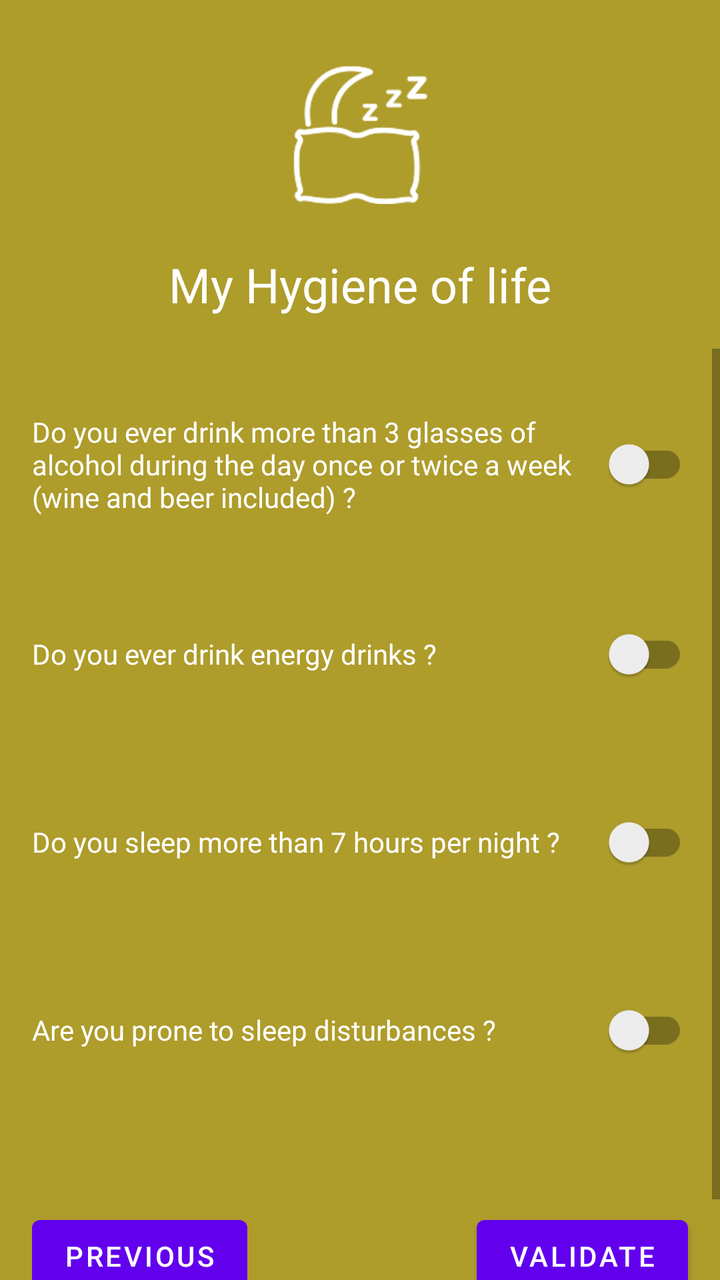
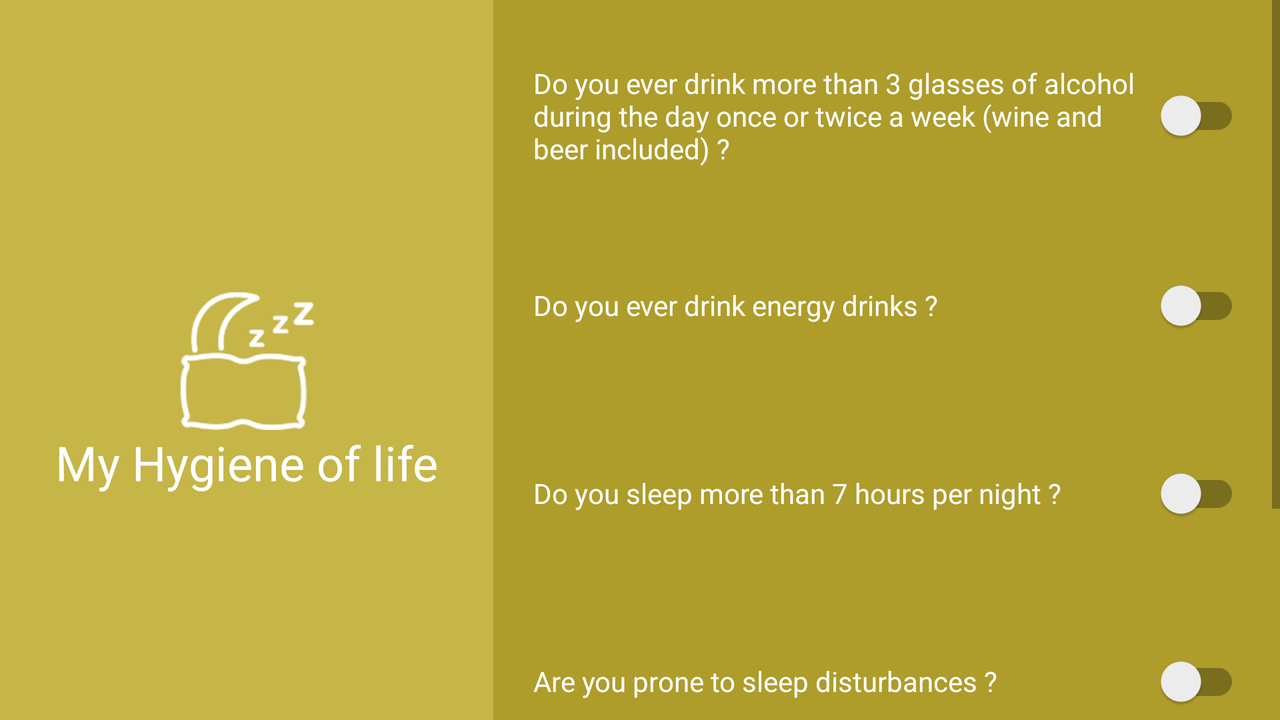

An Android layout and its configuration variant, each rendered on a device that would load it. The default file and the variant file are quoted in full after the pictures.
<!-- AndroidManifest.xml: application theme Theme.HealthCheck -->
<!-- res/layout/activity_my_hygiene_of_life.xml -->
<?xml version="1.0" encoding="utf-8"?>
<androidx.constraintlayout.widget.ConstraintLayout xmlns:android="http://schemas.android.com/apk/res/android"
    xmlns:app="http://schemas.android.com/apk/res-auto"
    xmlns:tools="http://schemas.android.com/tools"
    android:layout_width="match_parent"
    android:layout_height="match_parent"
    android:background="#AE9C2B"
    tools:context=".MyHygieneOfLifeActivity">

    <ImageView
        android:id="@+id/imgHygieneOfLife"
        android:layout_width="120dp"
        android:layout_height="70dp"
        android:layout_marginTop="32dp"
        android:contentDescription="@string/myHygieneOfLifeTitle"
        app:layout_constraintEnd_toEndOf="parent"
        app:layout_constraintStart_toStartOf="parent"
        app:layout_constraintTop_toTopOf="parent"
        app:srcCompat="@drawable/dodo"
        tools:ignore="ImageContrastCheck" />

    <TextView
        android:id="@+id/myHygieneOfLifeTitle"
        android:layout_width="wrap_content"
        android:layout_height="wrap_content"
        android:layout_marginTop="24dp"
        android:text="@string/myHygieneOfLifeTitle"
        android:textColor="@color/white"
        android:textSize="24sp"
        app:layout_constraintEnd_toEndOf="@+id/imgHygieneOfLife"
        app:layout_constraintStart_toStartOf="@+id/imgHygieneOfLife"
        app:layout_constraintTop_toBottomOf="@+id/imgHygieneOfLife"
        tools:ignore="TextContrastCheck" />

    <ScrollView
        android:layout_width="0dp"
        android:layout_height="0dp"
        android:layout_marginTop="16dp"
        app:layout_constraintBottom_toBottomOf="parent"
        app:layout_constraintEnd_toEndOf="parent"
        app:layout_constraintHorizontal_bias="0.0"
        app:layout_constraintStart_toStartOf="parent"
        app:layout_constraintTop_toBottomOf="@+id/myHygieneOfLifeTitle"
        app:layout_constraintVertical_bias="1.0"
        tools:ignore="SpeakableTextPresentCheck">

        <androidx.constraintlayout.widget.ConstraintLayout
            android:layout_width="match_parent"
            android:layout_height="wrap_content">

            <androidx.appcompat.widget.SwitchCompat
                android:id="@+id/switchMyHygieneOfLifeQ1"
                android:layout_width="0dp"
                android:layout_height="wrap_content"
                android:layout_marginStart="16dp"
                android:layout_marginTop="32dp"
                android:layout_marginEnd="16dp"
                android:minHeight="50dp"
                android:text="@string/txtMyHygieneOfLifeQ1"
                android:textColor="@color/white"
                app:layout_constraintEnd_toEndOf="parent"
                app:layout_constraintStart_toStartOf="parent"
                app:layout_constraintTop_toTopOf="parent"
                tools:ignore="TextContrastCheck" />

            <androidx.appcompat.widget.SwitchCompat
                android:id="@+id/switchMyHygieneOfLifeQ2"
                android:layout_width="0dp"
                android:layout_height="wrap_content"
                android:layout_marginTop="44dp"
                android:minHeight="50dp"
                android:text="@string/txtMyHygieneOfLifeQ2"
                android:textColor="@color/white"
                app:layout_constraintEnd_toEndOf="@+id/switchMyHygieneOfLifeQ1"
                app:layout_constraintStart_toStartOf="@+id/switchMyHygieneOfLifeQ1"
                app:layout_constraintTop_toBottomOf="@+id/switchMyHygieneOfLifeQ1"
                tools:ignore="TouchTargetSizeCheck,TextContrastCheck" />

            <androidx.appcompat.widget.SwitchCompat
                android:id="@+id/switchMyHygieneOfLifeQ4"
                android:layout_width="0dp"
                android:layout_height="wrap_content"
                android:layout_marginTop="44dp"
                android:minHeight="50dp"
                android:text="@string/txtMyHygieneOfLifeQ4"
                android:textColor="@color/white"
                app:layout_constraintEnd_toEndOf="@+id/switchMyHygieneOfLifeQ3"
                app:layout_constraintStart_toStartOf="@+id/switchMyHygieneOfLifeQ3"
                app:layout_constraintTop_toBottomOf="@+id/switchMyHygieneOfLifeQ3"
                tools:ignore="TextContrastCheck,TouchTargetSizeCheck" />

            <androidx.appcompat.widget.SwitchCompat
                android:id="@+id/switchMyHygieneOfLifeQ3"
                android:layout_width="0dp"
                android:layout_height="wrap_content"
                android:layout_marginTop="44dp"
                android:minHeight="50dp"
                android:text="@string/txtMyHygieneOfLifeQ3"
                android:textColor="@color/white"
                app:layout_constraintEnd_toEndOf="@+id/switchMyHygieneOfLifeQ2"
                app:layout_constraintStart_toStartOf="@+id/switchMyHygieneOfLifeQ2"
                app:layout_constraintTop_toBottomOf="@+id/switchMyHygieneOfLifeQ2"
                tools:ignore="TextContrastCheck,TouchTargetSizeCheck" />

            <Button
                android:id="@+id/btnValidate"
                android:layout_width="wrap_content"
                android:layout_height="wrap_content"
                android:layout_marginTop="64dp"
                android:layout_marginEnd="16dp"
                android:layout_marginBottom="32dp"
                android:text="@string/btnValidate"
                app:layout_constraintBottom_toBottomOf="parent"
                app:layout_constraintEnd_toEndOf="parent"
                app:layout_constraintTop_toBottomOf="@+id/switchMyHygieneOfLifeQ4"
                tools:ignore="TextContrastCheck" />

            <Button
                android:id="@+id/btnPrevMyHygieneOfLife"
                android:layout_width="wrap_content"
                android:layout_height="wrap_content"
                android:layout_marginStart="16dp"
                android:text="@string/btnPrec"
                app:layout_constraintBottom_toBottomOf="parent"
                app:layout_constraintStart_toStartOf="parent"
                app:layout_constraintTop_toTopOf="@+id/btnValidate"
                app:layout_constraintVertical_bias="0.0" />

        </androidx.constraintlayout.widget.ConstraintLayout>
    </ScrollView>

</androidx.constraintlayout.widget.ConstraintLayout>
<!-- resources referenced by this layout -->
<resources>
  <color name="white">#FFFFFFFF</color>
  <!-- drawable dodo: png bitmap (drawable, 4632 bytes) -->
  <string name="btnPrec">previous</string>
  <string name="btnValidate">Validate</string>
  <string name="myHygieneOfLifeTitle">My Hygiene of life</string>
  <string name="txtMyHygieneOfLifeQ1">Do you ever drink more than 3 glasses of alcohol during the day once or twice a week (wine and beer included) ?</string>
  <string name="txtMyHygieneOfLifeQ2">Do you ever drink energy drinks ?</string>
  <string name="txtMyHygieneOfLifeQ3">Do you sleep more than 7 hours per night ?</string>
  <string name="txtMyHygieneOfLifeQ4">Are you prone to sleep disturbances ?</string>
  <style name="Theme.HealthCheck" parent="Theme.MaterialComponents.Light.NoActionBar">
          
          <item name="colorPrimary">@color/purple_500</item>
          <item name="colorPrimaryVariant">@color/purple_700</item>
          <item name="colorOnPrimary">@color/white</item>
          
          <item name="colorSecondary">@color/teal_200</item>
          <item name="colorSecondaryVariant">@color/teal_700</item>
          <item name="colorOnSecondary">@color/black</item>
          
          <item name="android:statusBarColor" tools:targetApi="l">?attr/colorPrimaryVariant</item>
          
          <item name="android:windowAnimationStyle">@style/CustomActivityAnimation</item>
      </style>
  <color name="purple_500">#FF6200EE</color>
  <color name="purple_700">#FF3700B3</color>
  <color name="teal_200">#FF03DAC5</color>
  <color name="teal_700">#FF018786</color>
  <color name="black">#FF000000</color>
  <style name="CustomActivityAnimation" parent="@android:style/Animation.Activity">
          <item name="android:activityOpenEnterAnimation">@anim/slide_in_right</item>
          <item name="android:activityOpenExitAnimation">@anim/slide_out_left</item>
          <item name="android:activityCloseEnterAnimation">@anim/slide_in_left</item>
          <item name="android:activityCloseExitAnimation">@anim/slide_out_right</item>
      </style>
</resources>
<!-- res/layout-land/activity_my_hygiene_of_life.xml (the repository's variant of the layout above) -->
<!-- drawn on the phone turned sideways -->
<?xml version="1.0" encoding="utf-8"?>
<androidx.constraintlayout.widget.ConstraintLayout xmlns:android="http://schemas.android.com/apk/res/android"
    xmlns:app="http://schemas.android.com/apk/res-auto"
    xmlns:tools="http://schemas.android.com/tools"
    android:layout_width="match_parent"
    android:layout_height="match_parent"
    android:background="#C6B547"
    tools:context=".formActivities.MyHygieneOfLifeActivity">

    <ImageView
        android:id="@+id/imgHygieneOfLife"
        android:layout_width="120dp"
        android:layout_height="70dp"
        android:contentDescription="@string/myHygieneOfLifeTitle"
        app:layout_constraintBottom_toBottomOf="parent"
        app:layout_constraintEnd_toStartOf="@+id/scrollView7"
        app:layout_constraintStart_toStartOf="parent"
        app:layout_constraintTop_toTopOf="parent"
        app:srcCompat="@drawable/dodo"
        tools:ignore="ImageContrastCheck" />

    <TextView
        android:id="@+id/myHygieneOfLifeTitle"
        android:layout_width="wrap_content"
        android:layout_height="wrap_content"
        android:text="@string/myHygieneOfLifeTitle"
        android:textColor="@color/white"
        android:textSize="24sp"
        app:layout_constraintEnd_toEndOf="@+id/imgHygieneOfLife"
        app:layout_constraintStart_toStartOf="@+id/imgHygieneOfLife"
        app:layout_constraintTop_toBottomOf="@+id/imgHygieneOfLife"
        tools:ignore="TextContrastCheck" />

    <ScrollView
        android:id="@+id/scrollView7"
        android:layout_width="wrap_content"
        android:layout_height="0dp"
        android:background="#AE9C2B"
        app:layout_constraintBottom_toBottomOf="parent"
        app:layout_constraintEnd_toEndOf="parent"
        app:layout_constraintTop_toTopOf="parent"
        app:layout_constraintVertical_bias="0.0"
        tools:ignore="SpeakableTextPresentCheck">

        <androidx.constraintlayout.widget.ConstraintLayout
            android:layout_width="match_parent"
            android:layout_height="wrap_content">

            <androidx.appcompat.widget.SwitchCompat
                android:id="@+id/switchMyHygieneOfLifeQ1"
                android:layout_width="0dp"
                android:layout_height="wrap_content"
                android:layout_marginStart="20dp"
                android:layout_marginTop="32dp"
                android:layout_marginEnd="20dp"
                android:minHeight="50dp"
                android:text="@string/txtMyHygieneOfLifeQ1"
                android:textColor="@color/white"
                app:layout_constraintEnd_toEndOf="parent"
                app:layout_constraintHorizontal_bias="0.0"
                app:layout_constraintStart_toStartOf="parent"
                app:layout_constraintTop_toTopOf="parent"
                tools:ignore="TextContrastCheck" />

            <androidx.appcompat.widget.SwitchCompat
                android:id="@+id/switchMyHygieneOfLifeQ2"
                android:layout_width="0dp"
                android:layout_height="wrap_content"
                android:layout_marginTop="44dp"
                android:minHeight="50dp"
                android:text="@string/txtMyHygieneOfLifeQ2"
                android:textColor="@color/white"
                app:layout_constraintEnd_toEndOf="@+id/switchMyHygieneOfLifeQ1"
                app:layout_constraintStart_toStartOf="@+id/switchMyHygieneOfLifeQ1"
                app:layout_constraintTop_toBottomOf="@+id/switchMyHygieneOfLifeQ1"
                tools:ignore="TouchTargetSizeCheck,TextContrastCheck" />

            <androidx.appcompat.widget.SwitchCompat
                android:id="@+id/switchMyHygieneOfLifeQ4"
                android:layout_width="0dp"
                android:layout_height="wrap_content"
                android:layout_marginTop="44dp"
                android:minHeight="50dp"
                android:text="@string/txtMyHygieneOfLifeQ4"
                android:textColor="@color/white"
                app:layout_constraintEnd_toEndOf="@+id/switchMyHygieneOfLifeQ3"
                app:layout_constraintStart_toStartOf="@+id/switchMyHygieneOfLifeQ3"
                app:layout_constraintTop_toBottomOf="@+id/switchMyHygieneOfLifeQ3"
                tools:ignore="TextContrastCheck,TouchTargetSizeCheck" />

            <androidx.appcompat.widget.SwitchCompat
                android:id="@+id/switchMyHygieneOfLifeQ3"
                android:layout_width="0dp"
                android:layout_height="wrap_content"
                android:layout_marginTop="44dp"
                android:minHeight="50dp"
                android:text="@string/txtMyHygieneOfLifeQ3"
                android:textColor="@color/white"
                app:layout_constraintEnd_toEndOf="@+id/switchMyHygieneOfLifeQ2"
                app:layout_constraintStart_toStartOf="@+id/switchMyHygieneOfLifeQ2"
                app:layout_constraintTop_toBottomOf="@+id/switchMyHygieneOfLifeQ2"
                tools:ignore="TextContrastCheck,TouchTargetSizeCheck" />

            <Button
                android:id="@+id/btnValidate"
                android:layout_width="wrap_content"
                android:layout_height="wrap_content"
                android:layout_marginTop="64dp"
                android:layout_marginEnd="60dp"
                android:layout_marginBottom="32dp"
                android:text="@string/btnValidate"
                app:layout_constraintBottom_toBottomOf="parent"
                app:layout_constraintEnd_toEndOf="parent"
                app:layout_constraintTop_toBottomOf="@+id/switchMyHygieneOfLifeQ4"
                tools:ignore="TextContrastCheck" />

            <Button
                android:id="@+id/btnPrevMyHygieneOfLife"
                android:layout_width="wrap_content"
                android:layout_height="wrap_content"
                android:layout_marginStart="60dp"
                android:layout_marginEnd="60dp"
                android:text="@string/btnPrec"
                app:layout_constraintBottom_toBottomOf="parent"
                app:layout_constraintEnd_toStartOf="@+id/btnValidate"
                app:layout_constraintStart_toStartOf="parent"
                app:layout_constraintTop_toTopOf="@+id/btnValidate"
                app:layout_constraintVertical_bias="0.0" />

        </androidx.constraintlayout.widget.ConstraintLayout>
    </ScrollView>

</androidx.constraintlayout.widget.ConstraintLayout>
